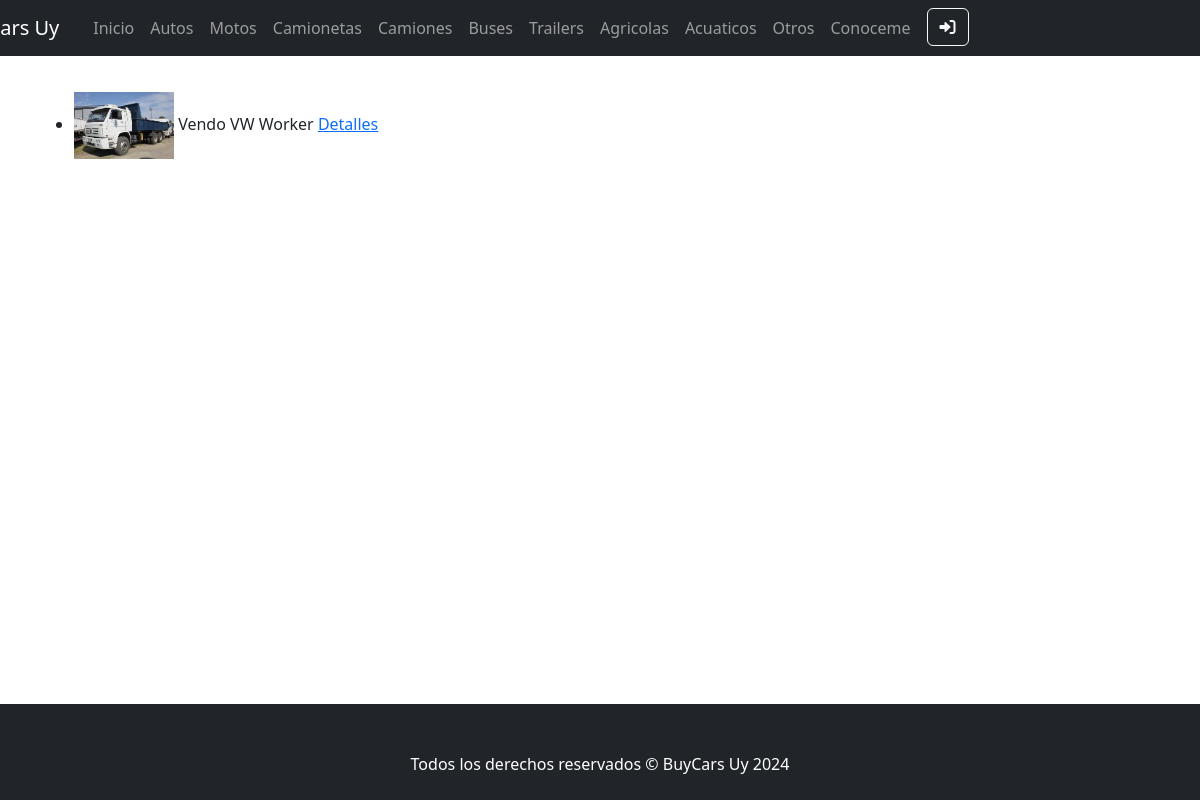
/App/vehiculos-lista/camiones, run on the app's committed database.
### App/models.py (models this page shows, shortened)
class Vehiculo(models.Model):
    vehiculoSeleccion = (
    ('autos','Autos'),
    ('motos', 'Motos'),
    ('camionetas','Camionetas'),
    ('camiones','Camiones'),
    ('buses','Buses'),
    ('trailers','Trailers'),
    ('agricolas', 'Agricolas'),
    ('acuaticos', 'Acuaticos'),
    ('otro', 'Otro'),
    )
    vendedor = models.ForeignKey(User, on_delete=models.CASCADE, null=True, blank=True)
    titulo = models.CharField(max_length=200)
    tipo = models.CharField(max_length=15, choices=vehiculoSeleccion, default='autos')
    marca = models.CharField(max_length=40)
    modelo = models.CharField(max_length=40)
    anioFabricacion = models.IntegerField()
    precio = models.DecimalField(max_digits=10, decimal_places=2)
    descripcion = models.TextField(null=True, blank=True)
    fechaPublicacion = models.DateTimeField(auto_now_add=True)
    telefonoVendedor = models.CharField(max_length=20)
    emailVendedor = models.EmailField()
    imagen = models.ImageField(null=True, blank=True, upload_to="media/")
    kilometros = models.IntegerField(null=True, blank=True)
    class Meta:
        ordering = ['vendedor', '-fechaPublicacion']

### App/views.py (the view)
# urls.py: path('vehiculos-lista/<str:vehiculo>', views.vehiculos,name="Vehiculos"),
def vehiculos(req,vehiculo):
    vehiculos = Vehiculo.objects.filter(tipo__icontains=vehiculo)
    return render(req,f"{vehiculo}/{vehiculo}.html",{"vehiculos":vehiculos})

### App/templates/camiones/camiones.html (shortened to what this page needs)
{% extends "padre.html" %}
{% load static %}
{% block contenidoCambiable %}
{% if vehiculos %}
<ul>
    {% for camion in vehiculos %}
    <br>
    <div style="display: flex; column-gap: 5px;">
      <li>
        {% if camion.imagen %}
            <img src="{{camion.imagen.url}}" alt="avatar" width="100px">
        {% endif %}
          {{camion.titulo}}
        <a href="{% url 'VehiculoDetail' 'camiones' camion.id %}"> Detalles </a>
      </li>
      </div>
    {% endfor %}
  </ul>
{% else %}
<p>No hay camiones aún</p>
{% endif %}
{% endblock contenidoCambiable%}

### data on the page
Vehiculo: imagen (picture), titulo "Vendo VW Worker"
